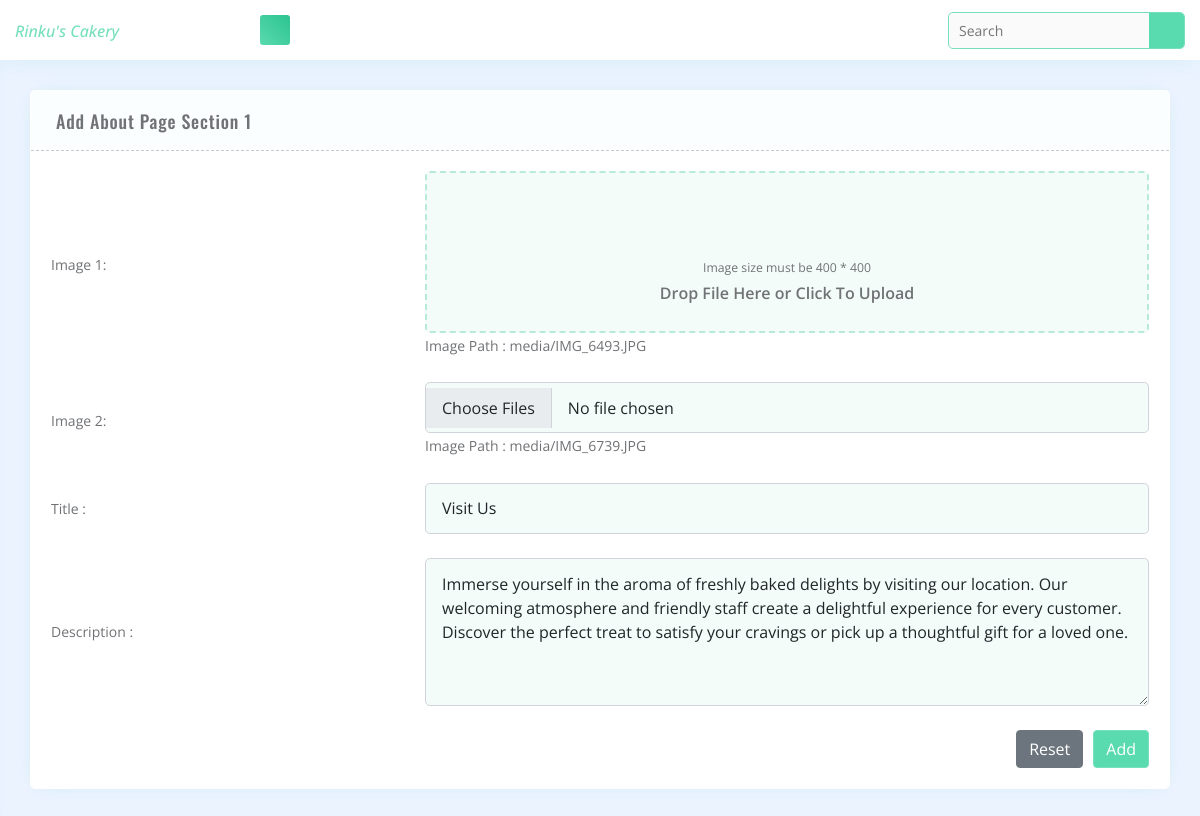
The app's page /update_about_sec1/1 with its own data.
### rinku_cakery_admin/models.py (models this page shows)
class Aboutsec1(models.Model):
    as1title = models.CharField(max_length = 200)
    as1image1 = models.FileField(upload_to= 'media/')
    as1image2 = models.FileField(upload_to= 'media/',default=None)
    as1desc = models.TextField(blank=True)

### rinku_cakery_admin/views.py (the view)
# urls.py: path('update_about_sec1/<int:id>',update_about_sec1,name='update_about_sec1'),
def update_about_sec1(request,id):
    uas1 = get_object_or_404(Aboutsec1,id=id)
    if request.method == "POST":
        as1 = About_sec1_data(request.POST,request.FILES,instance=uas1)
        if as1.is_valid():
            as1.save()
            return redirect('/view_about_sec1')
        else:
            print(as1.errors)
            return render(request,"About-Page/add-about_sec1.html",{"as1":as1})
    else:
        as1 = About_sec1_data(instance = uas1,initial={'as1image1': uas1.as1image1,'as2image2': uas1.as1image2, 'as1title': uas1.as1title, 'as1desc': uas1.as1desc})
    return render(request,"About-Page/add-about_sec1.html",{"as1":as1})

### rinku_cakery_admin/models.py
class About_sec1_data(ModelForm):
    class Meta:
        model = Aboutsec1
        fields = ["as1title" ,"as1image1","as1image2","as1desc"]

### rinku_cakery_admin/templates/About-Page/add-about_sec1.html (shortened to what this page needs)
{% extends "base.html" %} {% load static %} {% block content %}
        <div class="main-content">
            <div class="row">
                <div class="col-xl-12 col-lg-12">
                    <div class="panel mb-g">
                        <div class="panel-heading">
                            <h3>Add About Page Section 1</h3>
                        </div>
                        <form action="" method="post" enctype="multipart/form-data">
                            <div class="panel-body">
                                <form class="add-product">
                                    <div class="row g-lg-4 g-2 align-items-center">
                                        <div class="col-sm-4">
                                            <label for="AddProduct">Image 1:</label>
                                        </div>
                                        <div class="col-sm-8">
                                            Image Path : {{ as1.initial.as1image1 }}
                                        </div>
                                        <div class="col-sm-4">
                                            <label for="AddProduct">Image 2:</label>
                                        </div>
                                        <div class="col-sm-8">
                                            <input type="file" id="AddProduct" name="{{ as1.as1image2.name }}" value="{{ as1.initial.as1image2 }}" class="form-control form-control-lg" accept=".jpg,.jpeg,.png,.mp3,.mov,.mp4" required multiple>Image Path : {{ as1.initial.as1image2 }}
                                        </div>
                                        <div class="col-sm-4">
                                            <label for="ProductName">Title :</label>
                                        </div>
                                        <div class="col-sm-8">
                                            <input type="text" id="ProductName" name="{{ as1.as1title.name }}" value="{{ as1.initial.as1title }}" class="form-control form-control-lg" required>
                                        </div>
                                        <div class="col-sm-4">
                                            <label for="ProductDscr"> Description :</label>
                                        </div>
                                        <div class="col-sm-8">
                                            <textarea name="{{ as1.as1desc.name }}" value="{{ as1.initial.as1desc }}" id="ProductDscr" rows="5" class="form-control form-control-lg" required>{{ as1.initial.as1desc }}</textarea>
                                        </div>
                                        <div class="col-12">
                                            <div class="btn-box justify-content-end">
                                                <input type="reset" class="btn btn-secondary" value="Reset">
                                                <input type="submit" value="Add" class="btn btn-primary">
                                            </div>
                                        </div>
                                    </div>
                                </form>
                            </div>
                        </form>
                    </div>
                </div>
            </div>
        </div>
{% endblock %}

### records on screen
Aboutsec1: initial.as1image1 "media/IMG_6493.JPG", initial.as1image2 "media/IMG_6739.JPG", as1title "Visit Us", as1desc "Immerse yourself in the aroma of freshly baked delights by visiting our location. Our welcoming atmosphere and friendly staff create a delightful experience for every customer. Discover the perfect treat to satisfy your cravings or pick up a thoughtful gift for a loved one."
